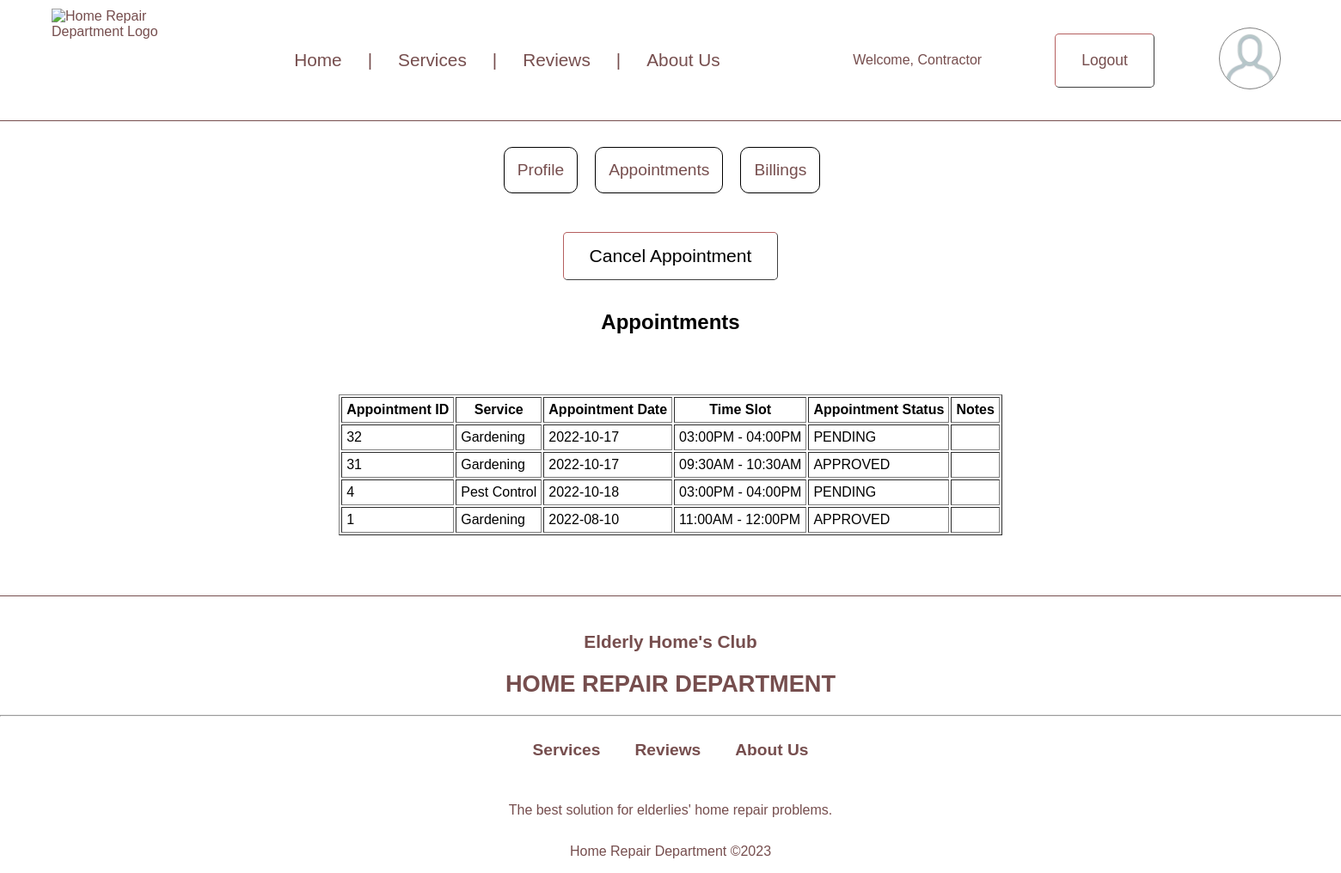
The page /my_appointments.php (signed in) on the database its author committed.
### tables this page shows
CREATE TABLE IF NOT EXISTS `appointment` (
  `appointment_id` int NOT NULL AUTO_INCREMENT,
  `service_id` int DEFAULT NULL,
  `senior_id` int DEFAULT NULL,
  `appointment_date` timestamp NOT NULL DEFAULT CURRENT_TIMESTAMP,
  `appointed_date` date NOT NULL,
  `time_slot_id` int DEFAULT NULL,
  `appointment_status` varchar(10) NOT NULL DEFAULT 'PENDING',
  `notes` varchar(500) NOT NULL,
  PRIMARY KEY (`appointment_id`),
  KEY `service_id_fk_app` (`service_id`),
  KEY `senior_id_fk_app` (`senior_id`),
  KEY `time_slot_id_fk_app` (`time_slot_id`)
);

CREATE TABLE IF NOT EXISTS `service` (
  `service_id` int NOT NULL AUTO_INCREMENT,
  `service_name` varchar(150) NOT NULL,
  `service_type` varchar(100) NOT NULL,
  `service_price` decimal(7,2) NOT NULL,
  `service_description` text,
  `contractor_id` int DEFAULT NULL,
  PRIMARY KEY (`service_id`),
  KEY `contractor_id_fk_service` (`contractor_id`)
);

CREATE TABLE IF NOT EXISTS `time_slot` (
  `time_slot_id` int NOT NULL AUTO_INCREMENT,
  `time_slot` varchar(50) NOT NULL,
  PRIMARY KEY (`time_slot_id`)
);

### public_html/my_appointments.php (the view, shortened to what this page needs)
<?php
	include('database_connection.php');
    $id= $_SESSION['id'];
?>
<!DOCTYPE html>
<html lang="en">
	<head>
		<link rel="stylesheet" href="Pre-Login_Header_Footer_styles.css">
		<link rel="stylesheet" href="login_styles.css">
	</head>
	<body>
		<header>
			<div class="header flexbox">
				<div class="header_left_section">
					<img class="home_repair_logo"
						src="images/homerepairlogocropped.png"
							alt="Home Repair Department Logo"
							title="Logo of Home Repair Department"
							width="160px"/>
				</div>
				<div class="flex header_middle_section">
					<div class="nav_link_component">
						<a href="index.php">Home</a>
					</div>
					<span>|</span>
					<div class="nav_link_component">
						<a href="services.php">Services</a>
					</div>
					<span>|</span>
					<div class="nav_link_component">
						<a href="reviews.php">Reviews</a>
					</div>
					<span>|</span>
					<div class="nav_link_component" style="width: 100px">
						<a href="aboutus.php">About Us</a>
					</div>
				</div>
				<div class="flexbox header_right_section">
					<?php
						if (!empty($_SESSION['id'])){ ?>
							<div class="login_component" style="width: 160px">
								Welcome, <?php echo $_SESSION['type']?>
							</div>
							<div class="login_component">
								<button class="button">
									<a href="logout.php">Logout</a>
								</button>
							</div>
							<div class="login_component">
								<a href="
									<?php
										if($_SESSION['type'] == "Senior"){
											echo 'my';
										}elseif($_SESSION['type'] == "Admin"){
											echo 'admin';
										}elseif($_SESSION['type'] == "Contractor"){
											echo 'con';
										} ?>_profile.php">
									<img class="profile_logo"
										src="images/human.png"
										alt="User Logo"
										title="Login to Access These Features"
										width="70px" />
								</a>
							</div>
						<?php
						} ?>
				</div>
			</div>
		</header>
		<div class="flex second_nav" >
			<div class="second_nav_link">
				<a href="my_profile.php">Profile</a>
			</div>
			<div class="second_nav_link">
				<a href="my_appointments.php">Appointments</a>
			</div>
			<div class="second_nav_link">
				<a href="my_bills.php">Billings</a>
			</div>
		</div>
		<form action="#" method="POST">
			<div	div class="flex second_nav" >
				<button type="submit" name="cancel_button">Cancel Appointment</button>
			</div>
		</form>
				</script> <<?php
			$retrieveQuery = "SELECT appointment_id, service_name, appointed_date, time_slot, appointment_status, notes
				FROM appointment
					INNER JOIN service
					ON appointment.service_id = service.service_id
					INNER JOIN time_slot
					ON appointment.time_slot_id = time_slot.time_slot_id
			WHERE senior_id = $id ORDER BY appointment_id DESC;";
			$result = mysqli_query($connection, $retrieveQuery); ?>
			<h2 style="text-align: center;">Appointments</h2>
			<table width="auto" border="1" cellspacing="2" cellpadding="5" style="margin-left: auto; margin-right: auto; margin: 70px auto;">
				<tr>
					<th>Appointment ID</th>
					<th>Service</th>
					<th>Appointment Date</th>
					<th>Time Slot</th>
					<th>Appointment Status</th>
					<th>Notes</th>
				</tr>
					<?php
					while ($row = mysqli_fetch_assoc($result)){ ?>
						<tr>
							<td><?php echo $row['appointment_id'];?></td>
							<td><?php echo $row['service_name'];?></td>
							<td><?php echo $row['appointed_date'];?></td>
							<td><?php echo $row['time_slot'];?>
							</td>
							<td><?php echo $row['appointment_status'];?></td>
							<td><?php echo $row['notes'];?></td>
						</tr>
					<?php } ?>
				</table>
		<footer>
			<div>
				<div class="footer" align="center">
					<p class="subtitle">Elderly Home's Club</p>
					<p class="main_title">HOME REPAIR DEPARTMENT</p>
				<div>
				<hr width="1700px;">
				<div class="flexbox footer_nav">
					<div class="footer_nav_link">
						<a href="services.php">Services</a>
					</div>
					<div class="footer_nav_link">
						<a href="reviews.php">Reviews</a>
					</div>
					<div class="footer_nav_link">
						<a href="aboutus.php" title="Contact Us Here">About Us</a>
					</div>
				</div>
				<div class="footer_description">The best solution for elderlies' home repair problems.</div>
				<p align="center">Home Repair Department &copy;2023</p>
			</div>
		</footer>
	</body>
</html>

### public_html/Pre-Login_Header_Footer_styles.css (style rules this page uses)
.header { border-bottom: 0.1px solid rgba(73, 20, 20, 0.753); height: 140px; width: 100%; justify-content: space-between; align-items: stretch; color: rgba(73, 20, 20, 0.753); }
.flexbox { display: flex; flex-direction: row; }
.header_left_section { padding: 10px; margin: 0px 50px; }
.header_middle_section { flex: 2; margin: 0px 40px; justify-content: space-between; align-items: center; font-size: 130%; font-weight: 500; max-width: 800px; }
.nav_link_component, .login_component { margin: 0px 30px; }
.flexbox.header_right_section { margin: 0px 40px; width: 600px; justify-content: end; align-items: center; }
.button { padding: 20px 30px; font-size: 110%; background-color: rgba(255, 255, 255, 0); border-width: 0.1px; border-radius: 5px; border-color: rgba(73, 20, 20, 0.753); }
.profile_logo { border-width: 0.1px; border-style: solid; border-color: grey; border-radius: 50px; }
.footer { padding-top: 20px; color: rgba(73, 20, 20, 0.753); border-top: 0.1px solid rgba(73, 20, 20, 0.753); }
.footer .subtitle { font-size: 130%; font-weight: 600; }
.footer .main_title { font-size: 170%; font-weight: 700; margin: 20px; }
.footer_nav { justify-content: center; }
.footer_nav_link { margin: 20px; font-size: 120%; font-weight: 600; }
.footer_description { margin: 30px; }

### public_html/login_styles.css (style rules this page uses)
body { margin: 0; font-family: Arial; }
a { text-decoration: none; color: rgba(73, 20, 20, 0.753); }
.flex { display: flex; }
::placeholder { font-size: 120%; }
button { font-size: 110%; background-color: rgba(255, 255, 255, 0); border-width: 0.1px; border-radius: 5px; border-color: rgba(73, 20, 20, 0.753); padding-top: 15px; padding-left: 30px; padding-right: 30px; padding-bottom: 15px; margin: 15px; }
.button, .register { justify-content: center; }
.second_nav { justify-content: center; margin: 20px; font-size: 120%; }
.second_nav_link { border: 1px solid black; padding: 15px; margin-top: 10px; margin-bottom: 10px; margin-right: 20px; border-radius: 10px; }

### rows shown on the page
appointment: appointment_id "32", service.service_name "Gardening", appointed_date "2022-10-17", time_slot.time_slot "03:00PM - 04:00PM", appointment_status "PENDING"
appointment: appointment_id "31", service.service_name "Gardening", appointed_date "2022-10-17", time_slot.time_slot "09:30AM - 10:30AM", appointment_status "APPROVED"
appointment: appointment_id "4", service.service_name "Pest Control", appointed_date "2022-10-18", time_slot.time_slot "03:00PM - 04:00PM", appointment_status "PENDING"
appointment: appointment_id "1", service.service_name "Gardening", appointed_date "2022-08-10", time_slot.time_slot "11:00AM - 12:00PM", appointment_status "APPROVED"

### other values the page prints
$_SESSION['type'] "Contractor"
